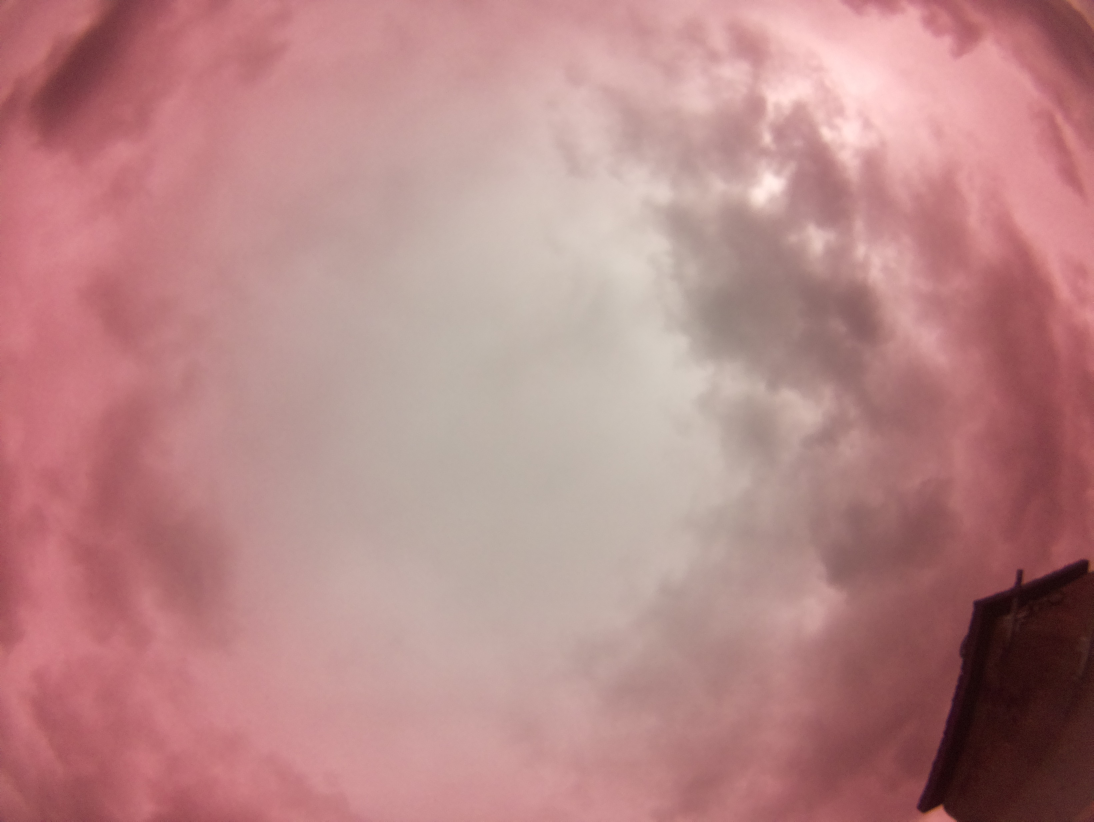
#> input picture Histograms/2025-04-15_14-13-00_nir.jpg, 3280 x 2464 px, found by its file name (shown at 1/3 size)
$ jupyter execute image_histograms.ipynb
#> lines starting #> are read from the running program, lines starting #| are printed output that depends on the picture; after the words box and inside, x2 and y2 are one past the last pixel; in counts of white or black regions, pixels touching at a corner belong together
[cell 1]
import cv2
import numpy as np
import matplotlib.pyplot as plt

[cell 2]
# load image paths
nir_path = r'C:\Users\cptsc\OneDrive\Desktop\ComputerScience\FYP\Histograms\2025-04-15_14-13-00_nir.jpg'
rgb_path = r'C:\Users\cptsc\OneDrive\Desktop\ComputerScience\FYP\Histograms\2025-04-15_14-13-00_rgb.jpg'

# load images in color
nir_color = cv2.imread(nir_path, cv2.IMREAD_COLOR)
#> nir_color is the input picture: shape (2464, 3280, 3); mean B, G, R 135.1, 135.3, 184.1
rgb_bgr = cv2.imread(rgb_path, cv2.IMREAD_COLOR)
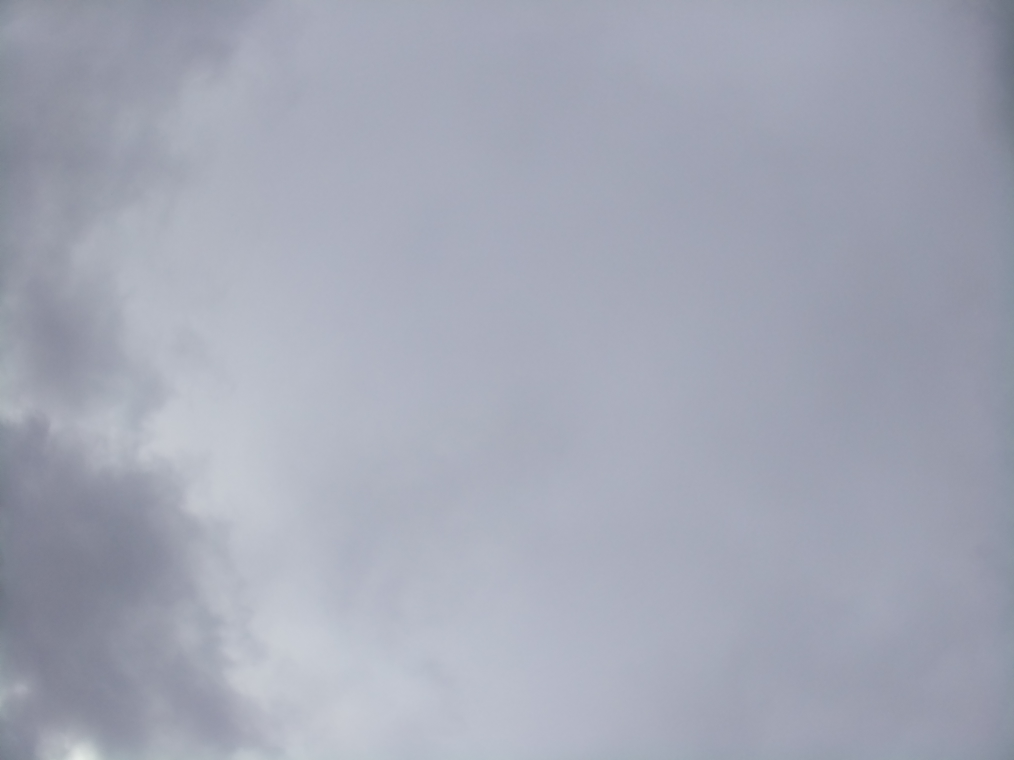
#> input picture Histograms/2025-04-15_14-13-00_rgb.jpg, 4056 x 3040 px, found by its file name (shown at 1/4 size)
#> rgb_bgr is the input picture: shape (3040, 4056, 3); mean B, G, R 181.7, 167.5, 163.5

# extract channels
b, g, r = cv2.split(rgb_bgr)
_, _, nir_red = cv2.split(nir_color)

# flip NIR red channel to align it
nir_red = cv2.flip(nir_red, 0)
nir_red = cv2.flip(nir_red, 1)

[cell 3]
# method to zoom and crop the NIR red channel to match the RGB shape, this aligns the images
def zoom_crop(image, base_shape, zoom, offset_y, offset_x):
    # get original image dimensions
#> called with base_shape = (3040, 4056), zoom = 2.4, offset_y = 0, offset_x = 80
    h, w = image.shape[:2]
#> h = 2464; w = 3280
    base_h, base_w = base_shape[:2]

    # calculate the crop size based on zoom factor
    crop_h = int(base_h / zoom)
    crop_w = int(base_w / zoom)

    # calculate the center of the image
    center_y = h // 2 + offset_y
#> center_y = 1232
    center_x = w // 2 + offset_x
#> center_x = 1720

    # ensure the center is within the bounds of the image
    center_y = np.clip(center_y, crop_h // 2, h - crop_h // 2)
    center_x = np.clip(center_x, crop_w // 2, w - crop_w // 2)

    # define the crop area
    start_y = center_y - crop_h // 2
#> start_y = 599
    end_y = center_y + crop_h // 2
#> end_y = 1865
    start_x = center_x - crop_w // 2
#> start_x = 875
    end_x = center_x + crop_w // 2
#> end_x = 2565

    # crop and resize back to base_shape
    cropped = image[start_y:end_y, start_x:end_x]
    resized = cv2.resize(cropped, (base_w, base_h), interpolation=cv2.INTER_AREA)
    return resized

# align NIR red channel to RGB shape
nir_red = zoom_crop(nir_red, r.shape, zoom=2.4, offset_x=80, offset_y=0)

[cell 4]
temp_nir_colour = cv2.imread(nir_path, cv2.IMREAD_COLOR)
temp_nir_colour = cv2.flip(temp_nir_colour, 0)
temp_nir_colour = cv2.flip(temp_nir_colour, 1)

temp_nir_colour = zoom_crop(temp_nir_colour, r.shape, zoom=2.4, offset_x=80, offset_y=0)
#> call 2 of zoom_crop, with base_shape = (3040, 4056), zoom = 2.4, offset_y = 0, offset_x = 80
#> in zoom_crop (call 2), `cropped = image[start_y:end_y, start_x:end_x]`:
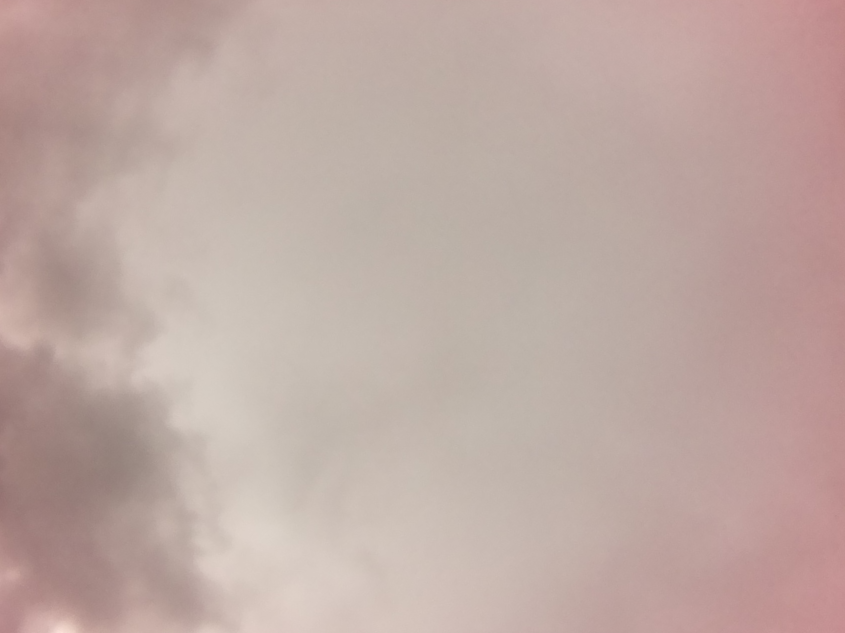
#> cropped: shape (1266, 1690, 3) (shown at 1/2 size); mean B, G, R 163, 169.1, 190.4

plt.figure(figsize=(10, 4))
plt.subplot(1, 3, 1)
plt.imshow(cv2.cvtColor(rgb_bgr, cv2.COLOR_BGR2RGB))
plt.title("RGB Image")
plt.axis('off')

plt.subplot(1, 3, 2)
plt.imshow(cv2.cvtColor(temp_nir_colour, cv2.COLOR_BGR2RGB))
plt.title("NIR Image (Colour)")
plt.axis('off')

plt.subplot(1, 3, 3)
plt.imshow(nir_red, cmap='gray')
plt.title("NIR Image (Red Channel)")
plt.axis('off')

plt.tight_layout()
plt.show()

[cell 5]
plt.figure(figsize=(10, 4))
plt.subplot(1, 2, 1)
plt.imshow(cv2.cvtColor(rgb_bgr, cv2.COLOR_BGR2RGB))
plt.title("RGB Image")
plt.axis('off')

plt.subplot(1, 2, 2)
plt.imshow(nir_red, cmap='gray')
plt.title("NIR Image")
plt.axis('off')

plt.tight_layout()
plt.show()

[cell 6]
plt.figure(figsize=(8, 5))
plt.plot(cv2.calcHist([r], [0], None, [256], [0, 256]), label='Red', color='red')
plt.plot(cv2.calcHist([g], [0], None, [256], [0, 256]), label='Green', color='green')
plt.plot(cv2.calcHist([b], [0], None, [256], [0, 256]), label='Blue', color='blue')
plt.plot(cv2.calcHist([nir_red], [0], None, [256], [0, 256]), label='NIR Red Channel', color='darkred', linestyle='--')
plt.title("Channel Intensity Histograms")
plt.xlabel("Pixel Value")
plt.ylabel("Frequency")
plt.legend()
plt.grid(True)
plt.show()
#> figure, not shown here; curve peaks at x = 170, y = 400956; curve peaks at x = 173, y = 422419; curve peaks at x = 188, y = 460804

[cell 7]
diff = cv2.absdiff(r, nir_red)
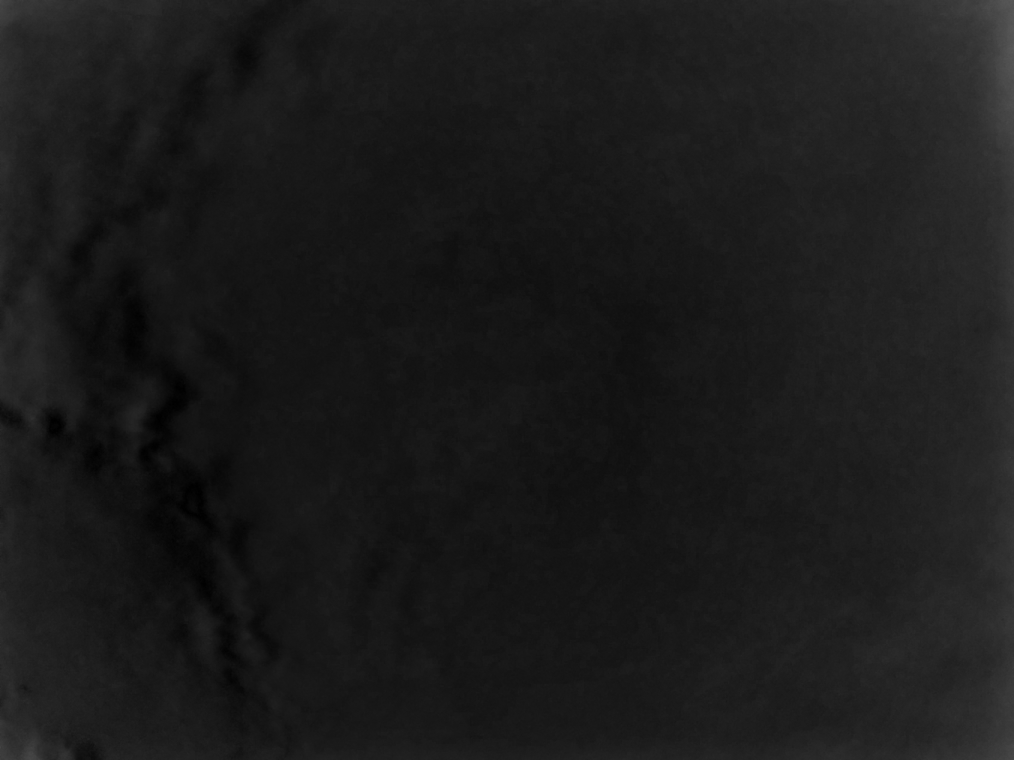
#> diff: shape (3040, 4056) (shown at 1/4 size); min 0, max 91, mean 26.9
plt.figure(figsize=(6, 6))
plt.imshow(diff, cmap='hot')
plt.title("Absolute Difference: RGB Red vs NIR Red")
plt.colorbar()
plt.axis('off')
plt.show()

[cell 8]
y = r.shape[0] // 2
#> y = 1520
plt.plot(r[y, :], label='Red', color='red')
plt.plot(nir_red[y, :], label='NIR Red Channel', color='darkred', linestyle='--')
plt.title("Pixel Intensity Along Center Row")
plt.xlabel("X Position")
plt.ylabel("Pixel Intensity")
plt.legend()
plt.grid(True)
plt.show()
#> figure, not shown here; curve peaks at x = 727, y = 190; curve peaks at x = 893, y = 209

[cell 9]
plt.figure(figsize=(10, 4))
plt.hist(r.flatten(), bins=256, range=(0, 256), color='red', alpha=0.5, label='RGB Red')
plt.hist(nir_red.flatten(), bins=256, range=(0, 256), color='darkred', alpha=0.5, label='NIR Red Channel')
plt.title("Pixel Intensity Distribution")
plt.xlabel("Pixel Value")
plt.ylabel("Frequency")
plt.legend()
plt.grid(True)
plt.show()
#> figure, not shown here; tallest bar 400956 high, from x = 170 to 171; tallest bar 832789 high, from x = 189 to 190

[cell 10]
rgb_gray = cv2.cvtColor(rgb_bgr, cv2.COLOR_BGR2GRAY)

# Otsu's method automatically selects an optimal threshold to separate bright regions (clouds) from darker regions (sky)
_, otsu_thresh_rgb_red = cv2.threshold(r, 0, 255, cv2.THRESH_BINARY + cv2.THRESH_OTSU)
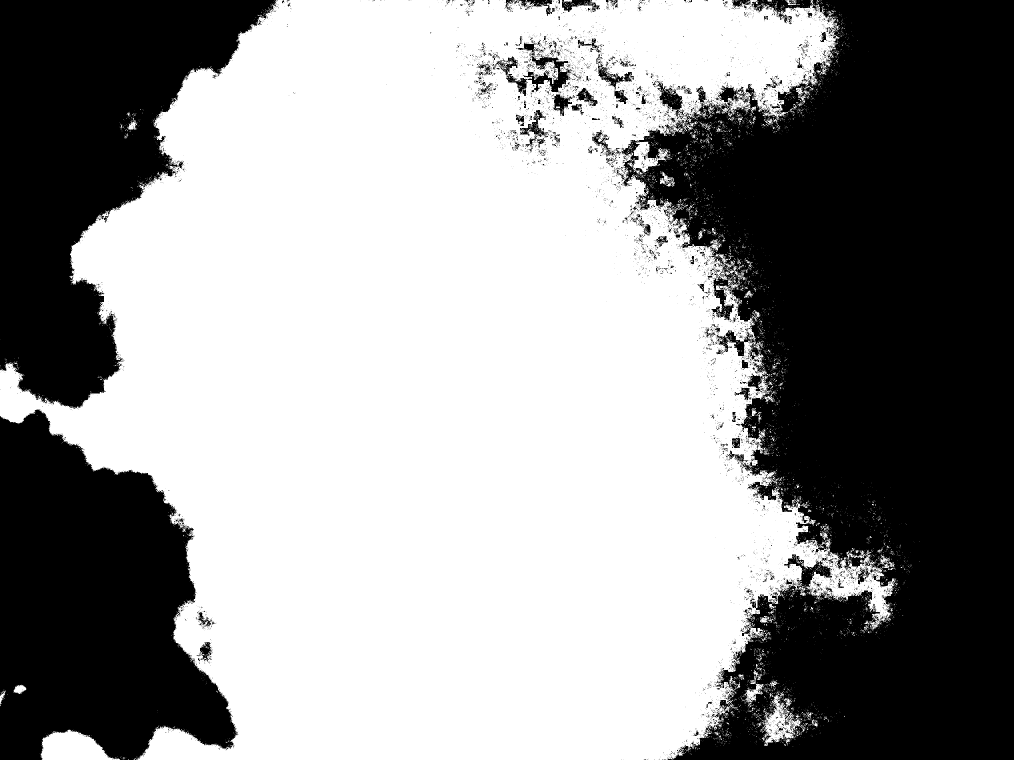
#> otsu_thresh_rgb_red: shape (3040, 4056) (shown at 1/4 size); 58.3% white; 8462 black regions (7806 under 20 px), largest, box (x1, y1, x2, y2) and area: (2486, 0, 4056, 3040) 3179656, (0, 0, 1105, 1635) 924705, (0, 1638, 953, 3040) 899909
_, otsu_thresh_rgb_gray = cv2.threshold(rgb_gray, 0, 255, cv2.THRESH_BINARY + cv2.THRESH_OTSU)
#> otsu_thresh_rgb_gray: shape (3040, 4056); 60.1% white; 7977 black regions (7426 under 20 px), largest, box (x1, y1, x2, y2) and area: (2629, 0, 4056, 3040) 3047640, (0, 0, 1105, 1635) 917341, (0, 1635, 956, 3040) 896984
_, otsu_thresh_nir = cv2.threshold(nir_red, 0, 255, cv2.THRESH_BINARY + cv2.THRESH_OTSU)
#> otsu_thresh_nir: shape (3040, 4056); 87.1% white; 734 black regions (494 under 20 px), largest, box (x1, y1, x2, y2) and area: (0, 1649, 945, 3040) 880463, (0, 0, 1100, 1626) 689786, (497, 46, 581, 82) 1157

# display results in a 3x2 Grid
plt.figure(figsize=(12, 12))

plt.subplot(3, 2, 1)
plt.imshow(cv2.cvtColor(rgb_bgr, cv2.COLOR_BGR2RGB))
plt.title("RGB Image")
plt.axis('off')

plt.subplot(3, 2, 2)
plt.imshow(otsu_thresh_rgb_red, cmap='gray')
plt.title("Otsu Threshold - RGB Red")
plt.axis('off')

plt.subplot(3, 2, 3)
plt.imshow(rgb_gray, cmap='gray')
plt.title("RGB Grayscale")
plt.axis('off')

plt.subplot(3, 2, 4)
plt.imshow(otsu_thresh_rgb_gray, cmap='gray')
plt.title("Otsu Threshold - RGB Grayscale")
plt.axis('off')

plt.subplot(3, 2, 5)
plt.imshow(nir_red, cmap='gray')
plt.title("NIR Red Channel")
plt.axis('off')

plt.subplot(3, 2, 6)
plt.imshow(otsu_thresh_nir, cmap='gray')
plt.title("Otsu Threshold - NIR Red")
plt.axis('off')

plt.tight_layout()
plt.show()
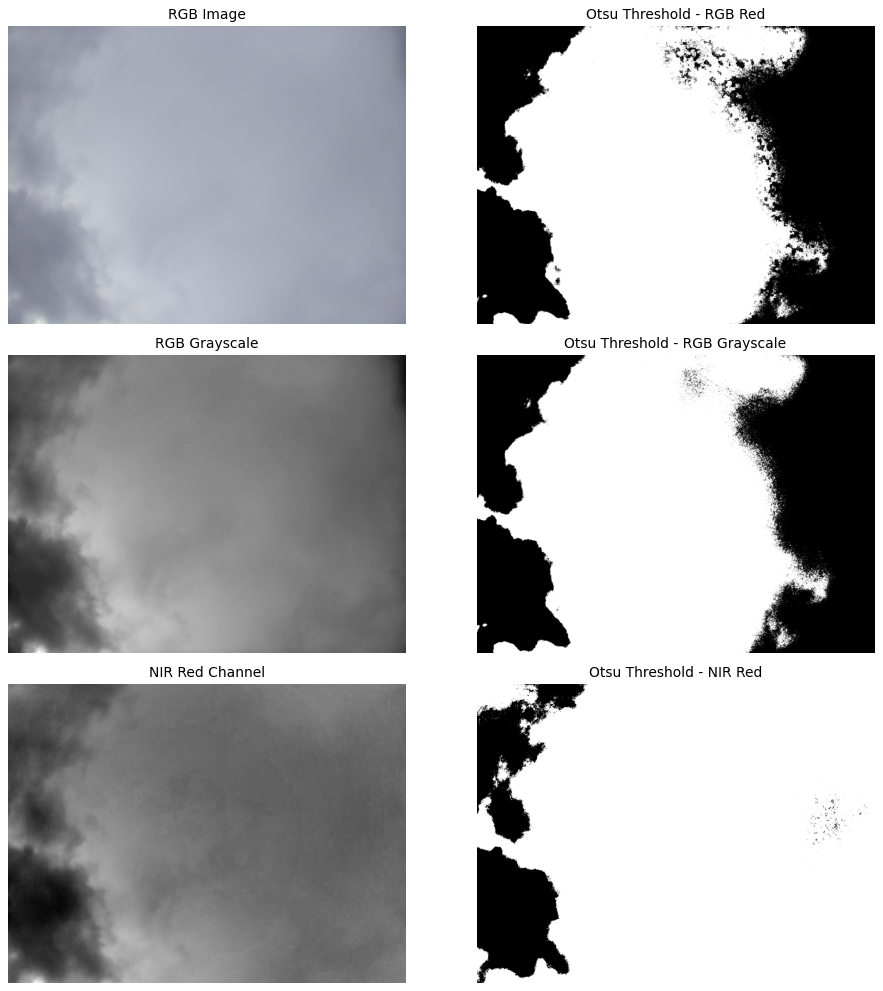
#> figure drawn by matplotlib, 6 panels
